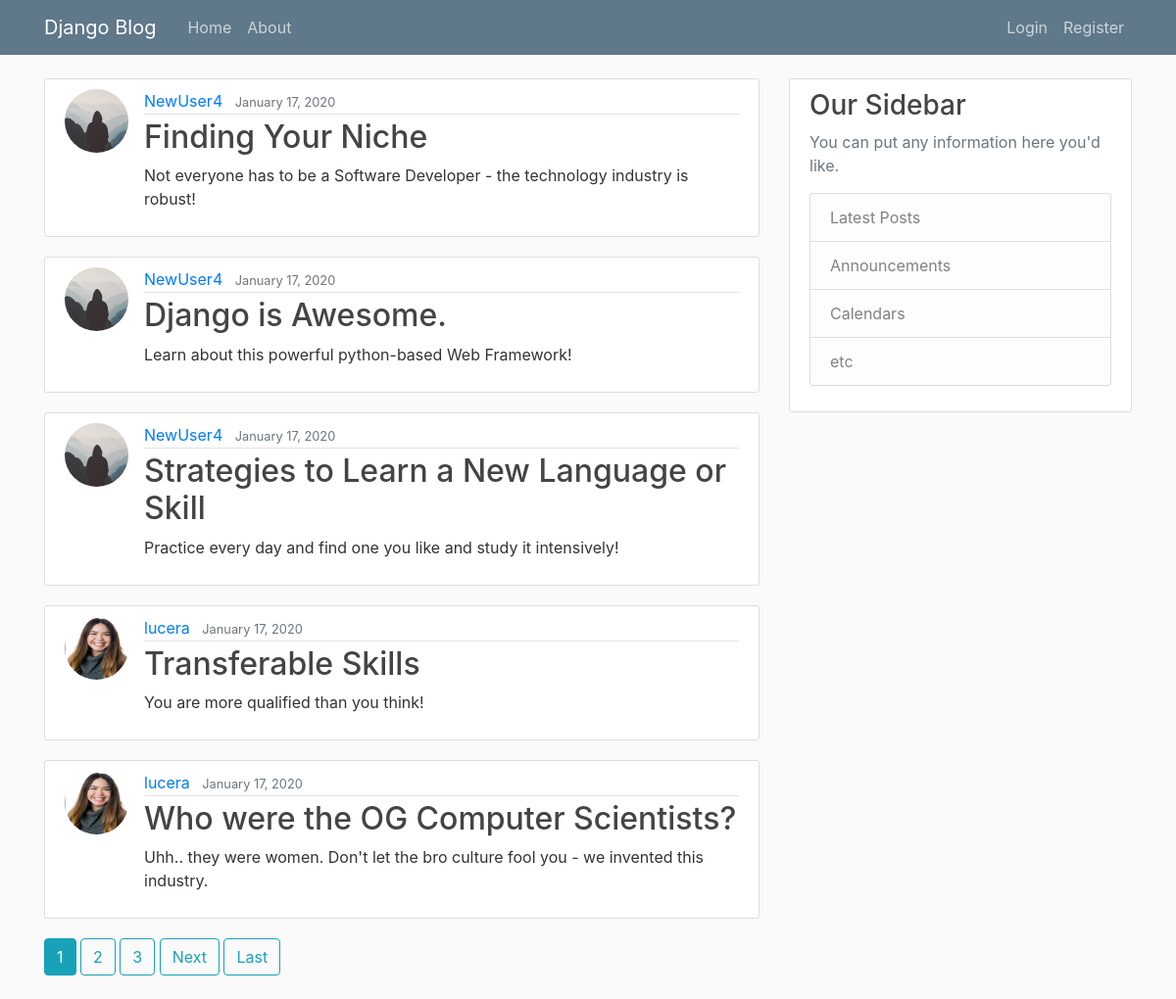
The page / on the database its author committed.
### blog/models.py (models this page shows, shortened)
class Post(models.Model):
    title = models.CharField(max_length=100)
    content = models.TextField()
    date_posted = models.DateTimeField(default=timezone.now)
    author = models.ForeignKey(User, on_delete=models.CASCADE)

### users/models.py (models this page shows)
class Profile(models.Model):
    user = models.OneToOneField(User, on_delete=models.CASCADE)
    image = models.ImageField(default='default.jpg', upload_to='profile_pics')

### blog/views.py (the view)
# urls.py: path('', PostListView.as_view(), name='blog-home'),
class PostListView(ListView):
    model = Post
    template_name = 'blog/home.html'  # <app>/<model>_<viewtype>.html
    context_object_name = 'posts'
    ordering = ['-date_posted']  # display posts from newest to oldest
    paginate_by = 5

### blog/templates/blog/home.html (shortened to what this page needs)
{% extends "blog/base.html" %}
{% block content %}
    {% for post in posts %}
        <article class="media content-section">
            <img class="rounded-circle article-img" src="{{ post.author.profile.image.url }}">
  <div class="media-body">
    <div class="article-metadata">
      <a class="mr-2" href="{% url 'user-posts' post.author.username %}">{{ post.author }}</a>
      <small class="text-muted">{{ post.date_posted | date:"F d, Y" }}</small>
    </div>
    <h2><a class="article-title" href="{% url 'post-detail' post.id %}">{{ post.title }}</a></h2>
    <p class="article-content">{{ post.content }}</p>
  </div>
</article>
    {% endfor %}
    {% if is_paginated %}
        {% for num in page_obj.paginator.page_range %}
            {% if page_obj.number == num %}
                 <a class="btn btn-info mb-4" href="?page={{ num }}">{{ num }}</a>
            {%  elif num > page_obj.number|add:'-3' and num < page_obj.number|add:'3' %}
                <a class="btn btn-outline-info mb-4" href="?page={{ num }}">{{ num }}</a>
            {% endif %}
        {% endfor %}
        {% if page_obj.has_next %}
            <a class="btn btn-outline-info mb-4" href="?page={{ page_obj.next_page_number }}">Next</a>
            <a class="btn btn-outline-info mb-4" href="?page={{ page_obj.paginator.num_pages }}">Last</a>
        {% endif %}
    {% endif %}
{% endblock %}

### blog/templates/blog/base.html (shortened to what this page needs)
{% load static %}
<!DOCTYPE html>
<html lang="en">
<head>
    <link rel="stylesheet" href="https://maxcdn.bootstrapcdn.com/bootstrap/4.0.0/css/bootstrap.min.css">
    <link rel="stylesheet" type="text/css" href="{% static 'blog/main.css' %}">
</head>
<body>
    <header class="site-header">
  <nav class="navbar navbar-expand-md navbar-dark bg-steel fixed-top">
    <div class="container">
      <a class="navbar-brand mr-4" href="{% url 'blog-home' %}">Django Blog</a>
      <div class="collapse navbar-collapse" id="navbarToggle">
        <div class="navbar-nav mr-auto">
          <a class="nav-item nav-link" href="{% url 'blog-home' %}">Home</a>
          <a class="nav-item nav-link" href="{% url 'blog-about' %}">About</a>
        </div>
        <div class="navbar-nav">
            {% if user.is_authenticated %}
                <a class="nav-item nav-link" href="{% url 'post-create' %}">New Post</a>
                <a class="nav-item nav-link" href="{% url 'profile' %}">Profile</a>
                <a class="nav-item nav-link" href="{% url 'logout' %}">Logout</a>
            {% else %}
                <a class="nav-item nav-link" href="{% url 'login' %}">Login</a>
                <a class="nav-item nav-link" href="{% url 'register' %}">Register</a>
            {% endif %}
        </div>
      </div>
    </div>
  </nav>
</header>
<main role="main" class="container">
  <div class="row">
    <div class="col-md-8">
      {% block content %}{% endblock %}
    </div>
    <div class="col-md-4">
      <div class="content-section">
        <h3>Our Sidebar</h3>
        <p class='text-muted'>You can put any information here you'd like.
          <ul class="list-group">
            <li class="list-group-item list-group-item-light">Latest Posts</li>
            <li class="list-group-item list-group-item-light">Announcements</li>
            <li class="list-group-item list-group-item-light">Calendars</li>
            <li class="list-group-item list-group-item-light">etc</li>
          </ul>
        </p>
      </div>
    </div>
</main>
</body>
</html>

### blog/static/blog/main.css (style rules this page uses)
body { background: #fafafa; color: #333333; margin-top: 5rem; }
h1, h2, h3, h4, h5, h6 { color: #444444; }
ul { margin: 0; }
.bg-steel { background-color: #5f788a; }
.site-header .navbar-nav .nav-link { color: #cbd5db; }
.content-section { background: #ffffff; padding: 10px 20px; border: 1px solid #dddddd; border-radius: 3px; margin-bottom: 20px; }
.article-title { color: #444444; }
.article-content { white-space: pre-line; }
.article-img { height: 65px; width: 65px; margin-right: 16px; }
.article-metadata { padding-bottom: 1px; margin-bottom: 4px; border-bottom: 1px solid #e3e3e3 }

### rows shown on the page
Post: author.profile.image (placeholder picture), author "NewUser4", date_posted "January 17, 2020", title "Finding Your Niche", content "Not everyone has to be a Software Developer - the technology industry is robust!"
Post: author.profile.image (placeholder picture), author "NewUser4", date_posted "January 17, 2020", title "Django is Awesome.", content "Learn about this powerful python-based Web Framework!"
Post: author.profile.image (placeholder picture), author "NewUser4", date_posted "January 17, 2020", title "Strategies to Learn a New Language or Skill", content "Practice every day and find one you like and study it intensively!"
Post: author.profile.image (picture), author "lucera", date_posted "January 17, 2020", title "Transferable Skills", content "You are more qualified than you think!"
Post: author.profile.image (picture), author "lucera", date_posted "January 17, 2020", title "Who were the OG Computer Scientists?", content "Uhh.. they were women. Don't let the bro culture fool you - we invented this industry."

### other values the page prints
{{ num }} "1"
{{ num }} "2" "3"
